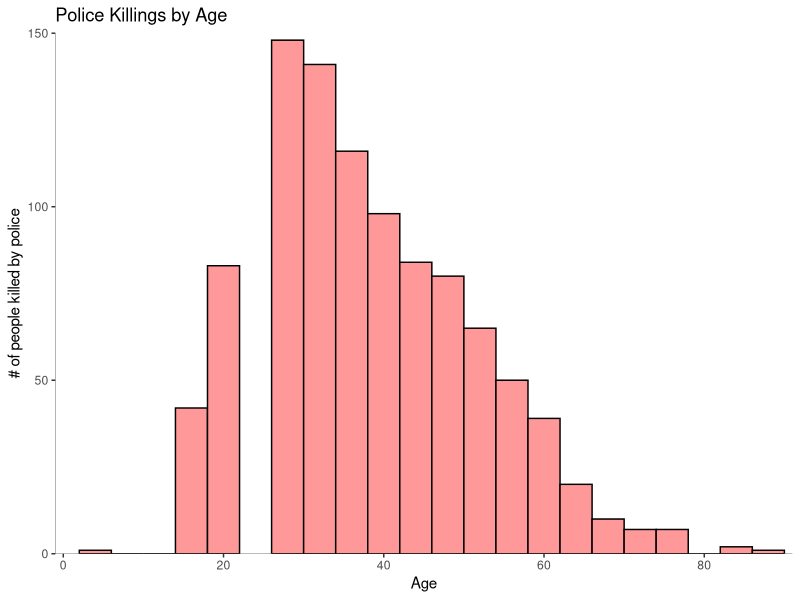
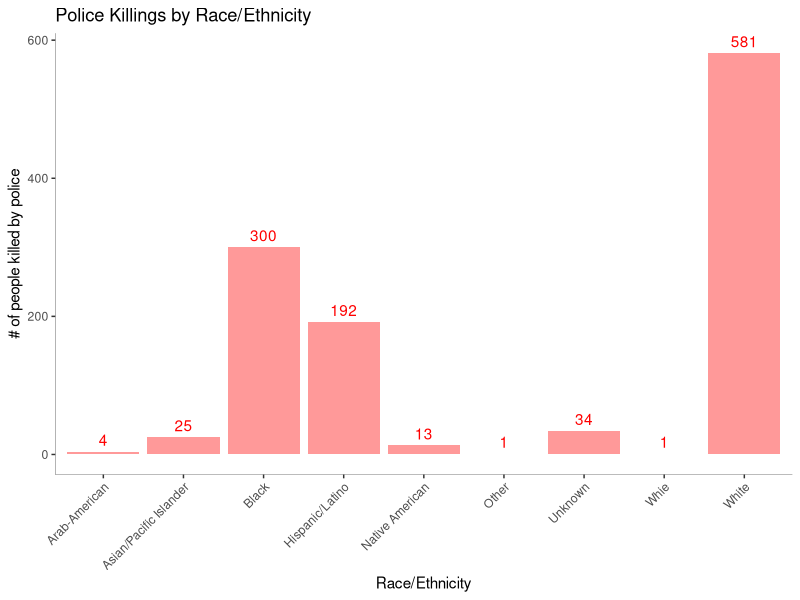
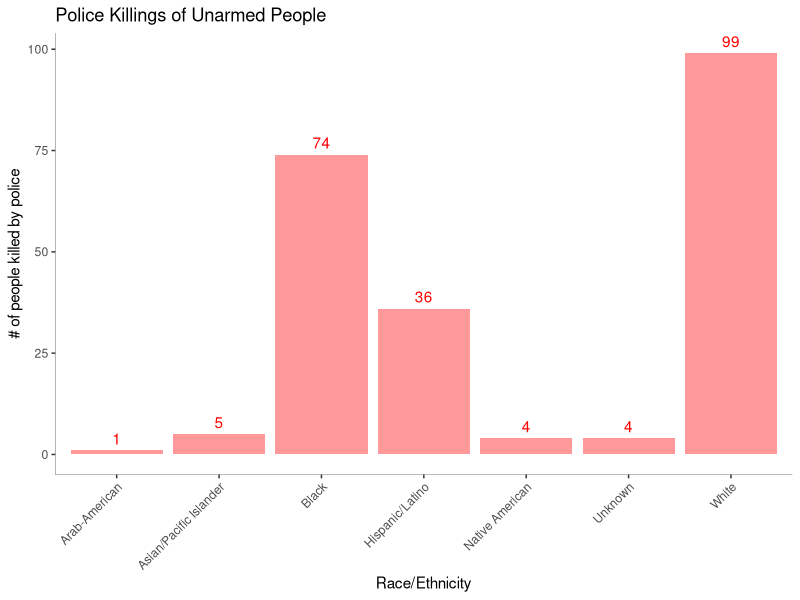
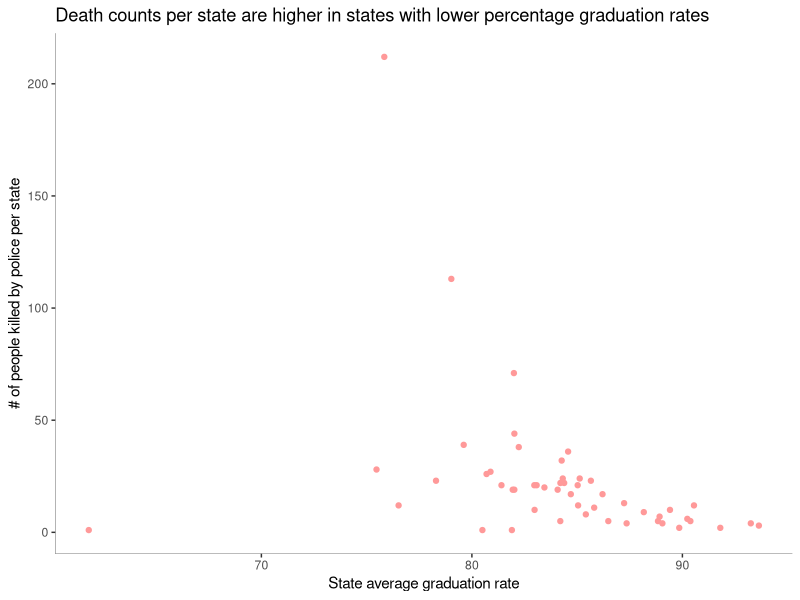
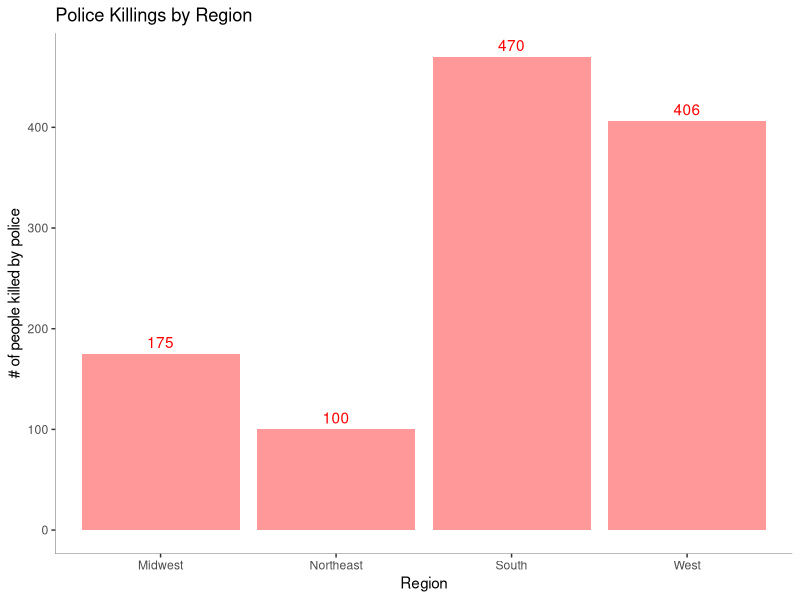
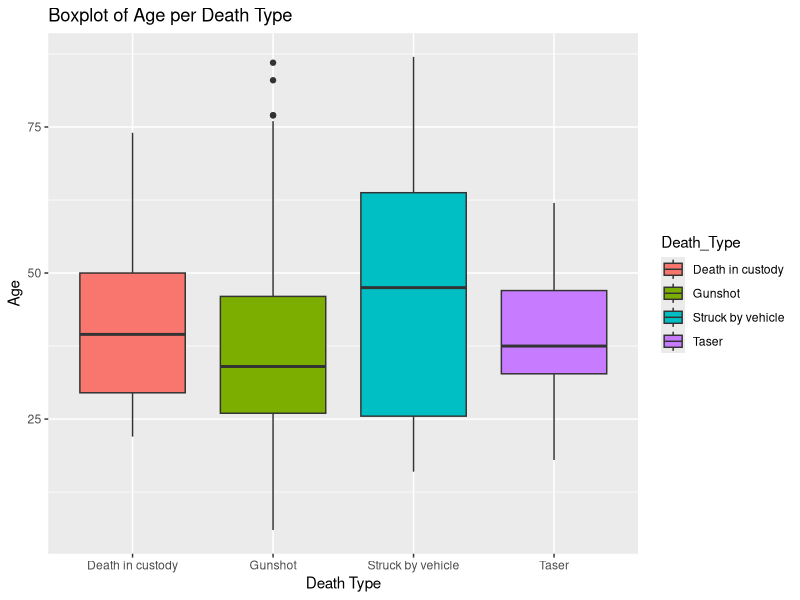
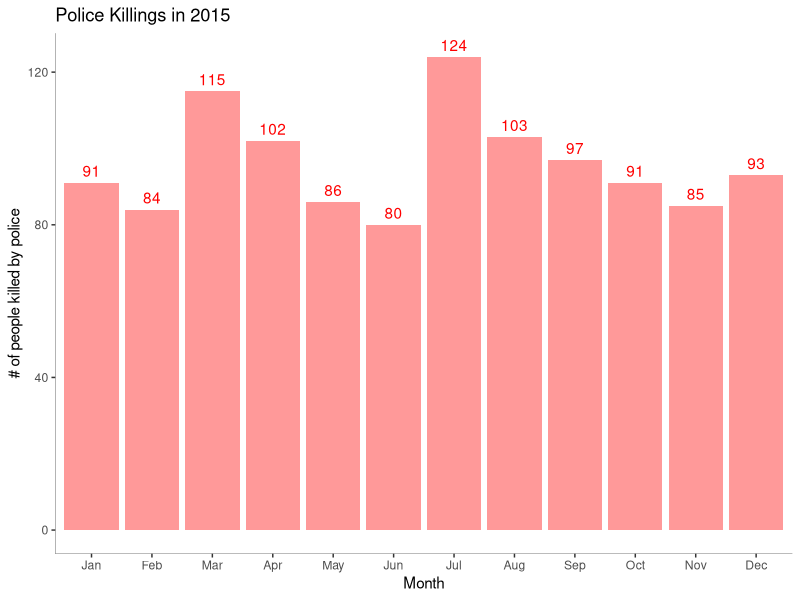

Write the R code that produced these figures, in order.
## ---- chunk 1
library(jsonlite)
library(stringr)
library(tidyverse)
library(readr)


data <- read_csv("14_data_3.csv")
## ---- chunk 2

data_age <- na.omit(select(data,age))
ggplot(data_age) + geom_histogram(aes(x=age), fill = "#FF9999", color = "black", binwidth = 4) + 
    ggtitle('Police Killings by Age') + labs(x = 'Age', y = '# of people killed by police') +
    theme(panel.background = element_blank(), 
          axis.line = element_line(colour = "black", size=.1))+
    scale_x_continuous(breaks=c(0,20, 40, 60, 80),
                       limits=c(0,90),
                       expand=c(0, 1)) +
    scale_y_continuous(breaks=c(0, 50, 100, 150),
                       limits=c(0, 150),
                       expand=c(0,0)) 
## ---- chunk 3

race_count <- data %>% group_by(raceethnicity) %>% count()
ggplot(race_count) + geom_bar(aes(x=raceethnicity, y=n), stat = "identity", fill="#FF9999") + 
    theme(axis.text.x=element_text(angle=45,hjust=1,vjust=1), axis.line = element_line(colour = "black", size=.1),
          panel.background = element_blank()) +
    ggtitle('Police Killings by Race/Ethnicity') +
    labs(x = 'Race/Ethnicity', y = '# of people killed by police') + geom_text(aes(x=raceethnicity,y=n, label=n), hjust=0.5, vjust=-.5, colour="red") 
## ---- chunk 4
race_count <- data %>% filter(is_armed==0) %>% group_by(raceethnicity) %>% count()
ggplot(race_count) + geom_bar(aes(x=raceethnicity, y=n), stat = "identity", fill="#FF9999") + 
    theme(axis.text.x=element_text(angle=45,hjust=1,vjust=1), axis.line = element_line(colour = "black", size=.1),
          panel.background = element_blank()) +
    ggtitle('Police Killings of Unarmed People') +
    labs(x = 'Race/Ethnicity', y = '# of people killed by police') + geom_text(aes(x=raceethnicity,y=n, label=n), hjust=0.5, vjust=-.5, colour="red") 
## ---- chunk 5
avgGrad <- data %>% group_by(state) %>% summarise(avgPercentHighSchoolGrad = mean(as.numeric(percent_25_or_older_HighSchool_grads), na.rm = TRUE))
stateCount <- data %>% group_by(state) %>% summarise(DeathsPerState = n())
gradsCount <- left_join(stateCount, avgGrad, by = c('state' = 'state'))


ggplot(gradsCount) + 
    geom_point(mapping = aes(x = avgPercentHighSchoolGrad, y = DeathsPerState), color="#FF9999") +
    ggtitle('Death counts per state are higher in states with lower percentage graduation rates') +
    theme(axis.line = element_line(colour = "black", size=.1), 
          panel.background = element_blank()) +
    labs(x = 'State average graduation rate', y = '# of people killed by police per state') 
## ---- chunk 6
region_count <- data %>% group_by(region) %>% count()
ggplot(region_count) + 
    geom_bar(aes(x=region, y=n), stat = "identity", fill="#FF9999") + 
    ggtitle('Police Killings by Region') +
    labs(x = 'Region', y = '# of people killed by police') + 
    theme(axis.line = element_line(colour = "black", size=.1), 
          panel.background = element_blank()) + geom_text(aes(x=region,y=n, label=n), hjust=0.5, vjust=-.5, colour="red") 
## ---- chunk 7
Death_Type <- factor(data$classification)
ggplot(data) + geom_boxplot(aes(x=classification, y=age, fill = Death_Type)) + ggtitle('Boxplot of Age per Death Type') +
labs(x = 'Death Type', y = 'Age') + 
scale_x_discrete(limit = c("Death in custody", "Gunshot", "Struck by vehicle", "Taser"))
## ---- chunk 8
date_count <- data %>% group_by(month_num) %>% count()
ggplot(date_count) + 
    geom_bar(aes(x=month_num, y=n), stat = "identity", fill="#FF9999") + 
    ggtitle('Police Killings in 2015') +
    labs(x = 'Month', y = '# of people killed by police') + 
    theme(axis.line = element_line(colour = "black", size=.1), 
          panel.background = element_blank()) +
    scale_x_discrete(labels=c("Jan","Feb","Mar","Apr","May","Jun", "Jul", "Aug", "Sep", "Oct", "Nov", "Dec")) + geom_text(aes(x=month_num,y=n, label=n), hjust=0.5, vjust=-.5, colour="red") 
